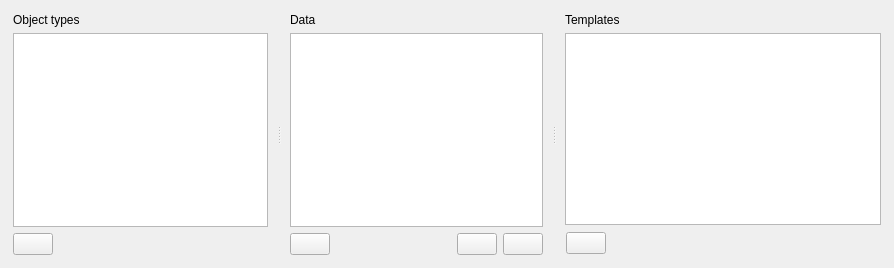
          <widget class="QWidget" name="DataTab">
           <attribute name="icon">
            <iconset resource="icons.qrc">
             <normaloff>:/Icons/icons/data.svg</normaloff>:/Icons/icons/data.svg</iconset>
           </attribute>
           <attribute name="title">
            <string>Objects</string>
           </attribute>
           <layout class="QVBoxLayout" name="verticalLayout_8">
            <property name="leftMargin">
             <number>4</number>
            </property>
            <property name="topMargin">
             <number>4</number>
            </property>
            <property name="rightMargin">
             <number>4</number>
            </property>
            <property name="bottomMargin">
             <number>4</number>
            </property>
            <item>
             <widget class="QSplitter" name="dataStructuresSplitter">
              <property name="orientation">
               <enum>Qt::Horizontal</enum>
              </property>
              <widget class="QFrame" name="frame_26">
               <property name="frameShape">
                <enum>QFrame::NoFrame</enum>
               </property>
               <property name="frameShadow">
                <enum>QFrame::Raised</enum>
               </property>
               <layout class="QGridLayout" name="gridLayout_15">
                <item row="2" column="0">
                 <widget class="QPushButton" name="analyze_objects_pushButton">
                  <property name="toolTip">
                   <string>Launch the grid analysis interface</string>
                  </property>
                  <property name="text">
                   <string/>
                  </property>
                  <property name="icon">
                   <iconset resource="icons.qrc">
                    <normaloff>:/Icons/icons/bars.svg</normaloff>:/Icons/icons/bars.svg</iconset>
                  </property>
                 </widget>
                </item>
                <item row="2" column="1">
                 <spacer name="horizontalSpacer_15">
                  <property name="orientation">
                   <enum>Qt::Horizontal</enum>
                  </property>
                  <property name="sizeHint" stdset="0">
                   <size>
                    <width>40</width>
                    <height>20</height>
                   </size>
                  </property>
                 </spacer>
                </item>
                <item row="1" column="0" colspan="2">
                 <widget class="QListView" name="dataStructuresListView"/>
                </item>
                <item row="0" column="0" colspan="2">
                 <widget class="QLabel" name="label_3">
                  <property name="text">
                   <string>Object types</string>
                  </property>
                 </widget>
                </item>
               </layout>
              </widget>
              <widget class="QSplitter" name="templatesSplitter">
               <property name="sizePolicy">
                <sizepolicy hsizetype="Expanding" vsizetype="MinimumExpanding">
                 <horstretch>0</horstretch>
                 <verstretch>0</verstretch>
                </sizepolicy>
               </property>
               <property name="orientation">
                <enum>Qt::Horizontal</enum>
               </property>
               <widget class="QFrame" name="frame_38">
                <property name="frameShape">
                 <enum>QFrame::NoFrame</enum>
                </property>
                <property name="frameShadow">
                 <enum>QFrame::Raised</enum>
                </property>
                <layout class="QGridLayout" name="gridLayout_16">
                 <item row="2" column="0">
                  <widget class="QPushButton" name="setValueToColumnButton">
                   <property name="toolTip">
                    <string>Set value to column</string>
                   </property>
                   <property name="text">
                    <string/>
                   </property>
                   <property name="icon">
                    <iconset resource="icons.qrc">
                     <normaloff>:/Icons/icons/copy2down.svg</normaloff>:/Icons/icons/copy2down.svg</iconset>
                   </property>
                  </widget>
                 </item>
                 <item row="2" column="2">
                  <spacer name="horizontalSpacer_3">
                   <property name="orientation">
                    <enum>Qt::Horizontal</enum>
                   </property>
                   <property name="sizeHint" stdset="0">
                    <size>
                     <width>40</width>
                     <height>20</height>
                    </size>
                   </property>
                  </spacer>
                 </item>
                 <item row="2" column="3">
                  <widget class="QPushButton" name="processTemplatesPushButton">
                   <property name="toolTip">
                    <string>Process templates</string>
                   </property>
                   <property name="text">
                    <string/>
                   </property>
                   <property name="icon">
                    <iconset resource="icons.qrc">
                     <normaloff>:/Icons/icons/gear.svg</normaloff>:/Icons/icons/gear.svg</iconset>
                   </property>
                  </widget>
                 </item>
                 <item row="2" column="4">
                  <widget class="QPushButton" name="viewTemplatesButton">
                   <property name="toolTip">
                    <string>View templates catalogue</string>
                   </property>
                   <property name="text">
                    <string/>
                   </property>
                   <property name="icon">
                    <iconset resource="icons.qrc">
                     <normaloff>:/Icons/icons/Catalogue.svg</normaloff>:/Icons/icons/Catalogue.svg</iconset>
                   </property>
                  </widget>
                 </item>
                 <item row="1" column="0" colspan="5">
                  <widget class="QTableView" name="dataStructureTableView"/>
                 </item>
                 <item row="0" column="0" colspan="5">
                  <widget class="QLabel" name="label_4">
                   <property name="sizePolicy">
                    <sizepolicy hsizetype="Minimum" vsizetype="Preferred">
                     <horstretch>0</horstretch>
                     <verstretch>0</verstretch>
                    </sizepolicy>
                   </property>
                   <property name="text">
                    <string>Data</string>
                   </property>
                  </widget>
                 </item>
                </layout>
               </widget>
               <widget class="QFrame" name="templatesFrame">
                <property name="frameShape">
                 <enum>QFrame::NoFrame</enum>
                </property>
                <property name="frameShadow">
                 <enum>QFrame::Raised</enum>
                </property>
                <layout class="QVBoxLayout" name="verticalLayout_33">
                 <item>
                  <widget class="QLabel" name="label_53">
                   <property name="text">
                    <string>Templates</string>
                   </property>
                  </widget>
                 </item>
                 <item>
                  <widget class="QTreeView" name="catalogueTreeView"/>
                 </item>
                 <item>
                  <widget class="QFrame" name="frame_37">
                   <property name="frameShape">
                    <enum>QFrame::NoFrame</enum>
                   </property>
                   <property name="frameShadow">
                    <enum>QFrame::Raised</enum>
                   </property>
                   <layout class="QHBoxLayout" name="horizontalLayout_10">
                    <property name="leftMargin">
                     <number>1</number>
                    </property>
                    <property name="topMargin">
                     <number>1</number>
                    </property>
                    <property name="rightMargin">
                     <number>1</number>
                    </property>
                    <property name="bottomMargin">
                     <number>1</number>
                    </property>
                    <item>
                     <widget class="QPushButton" name="assignTemplateButton">
                      <property name="toolTip">
                       <string>Assign template to selected element</string>
                      </property>
                      <property name="text">
                       <string/>
                      </property>
                      <property name="icon">
                       <iconset resource="icons.qrc">
                        <normaloff>:/Icons/icons/copy2left.svg</normaloff>:/Icons/icons/copy2left.svg</iconset>
                      </property>
                     </widget>
                    </item>
                    <item>
                     <spacer name="horizontalSpacer_17">
                      <property name="orientation">
                       <enum>Qt::Horizontal</enum>
                      </property>
                      <property name="sizeHint" stdset="0">
                       <size>
                        <width>278</width>
                        <height>20</height>
                       </size>
                      </property>
                     </spacer>
                    </item>
                   </layout>
                  </widget>
                 </item>
                </layout>
               </widget>
              </widget>
             </widget>
            </item>
           </layout>
          </widget>
